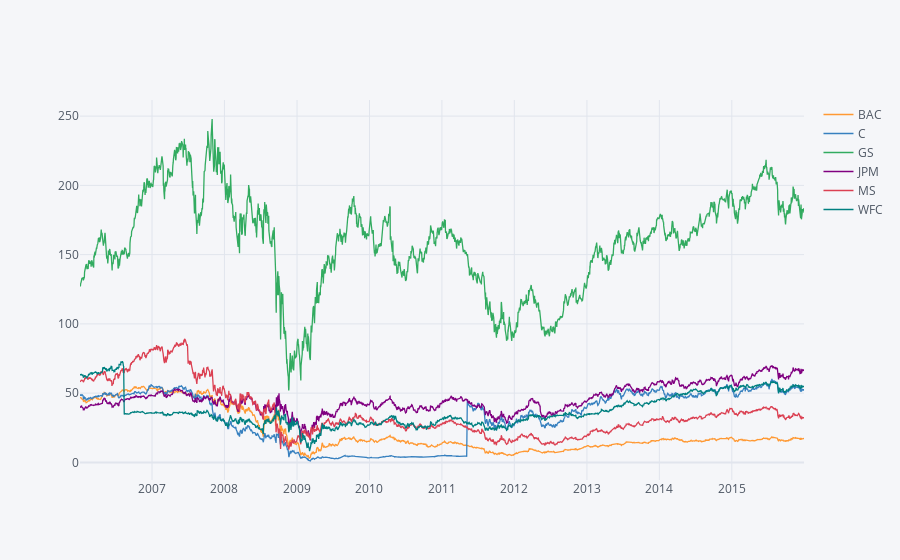

Notebook code for this chart:
### Code cell
# plotly provides more interactive and dynamic plots
bank_stocks.xs(key='close',axis=1,level='Stock Info').iplot()

### Figure 1 — Plotly figure (JSON) as saved in the notebook; plotly's stock layout.template omitted (floating-point values rounded to 4 significant figures; data arrays with more than 128 entries replaced by an {"elided": "..."} marker saying what was removed)
{"data": [{"line": {"color": "rgba(255, 153, 51, 1.0)", "dash": "solid", "shape": "linear", "width": 1.3}, "mode": "lines", "name": "BAC", "text": "", "type": "scatter", "x": {"elided": "2517 str values"}, "y": {"elided": "2517 float values"}}, {"line": {"color": "rgba(55, 128, 191, 1.0)", "dash": "solid", "shape": "linear", "width": 1.3}, "mode": "lines", "name": "C", "text": "", "type": "scatter", "x": {"elided": "2517 str values"}, "y": {"elided": "2517 float values"}}, {"line": {"color": "rgba(50, 171, 96, 1.0)", "dash": "solid", "shape": "linear", "width": 1.3}, "mode": "lines", "name": "GS", "text": "", "type": "scatter", "x": {"elided": "2517 str values"}, "y": {"elided": "2517 float values"}}, {"line": {"color": "rgba(128, 0, 128, 1.0)", "dash": "solid", "shape": "linear", "width": 1.3}, "mode": "lines", "name": "JPM", "text": "", "type": "scatter", "x": {"elided": "2517 str values"}, "y": {"elided": "2517 float values"}}, {"line": {"color": "rgba(219, 64, 82, 1.0)", "dash": "solid", "shape": "linear", "width": 1.3}, "mode": "lines", "name": "MS", "text": "", "type": "scatter", "x": {"elided": "2517 str values"}, "y": {"elided": "2517 float values"}}, {"line": {"color": "rgba(0, 128, 128, 1.0)", "dash": "solid", "shape": "linear", "width": 1.3}, "mode": "lines", "name": "WFC", "text": "", "type": "scatter", "x": {"elided": "2517 str values"}, "y": {"elided": "2517 float values"}}], "layout": {"legend": {"bgcolor": "#F5F6F9", "font": {"color": "#4D5663"}}, "paper_bgcolor": "#F5F6F9", "plot_bgcolor": "#F5F6F9", "title": {"font": {"color": "#4D5663"}}, "xaxis": {"gridcolor": "#E1E5ED", "showgrid": true, "tickfont": {"color": "#4D5663"}, "title": {"font": {"color": "#4D5663"}, "text": ""}, "zerolinecolor": "#E1E5ED"}, "yaxis": {"gridcolor": "#E1E5ED", "showgrid": true, "tickfont": {"color": "#4D5663"}, "title": {"font": {"color": "#4D5663"}, "text": ""}, "zerolinecolor": "#E1E5ED"}}}
